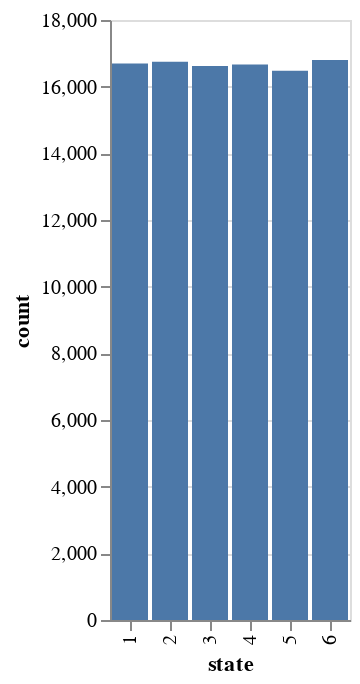

Here is the notebook cell this chart was saved with:
### Code cell
import pandas as pd

die_rolls = pd.DataFrame({
    'state': possible_states,
    'count': [counts.get(state, 0) for state in possible_states]
})

print(die_rolls)

alt.Chart(die_rolls).mark_bar().encode(
    x='state:O',
    y='count'
)

### Figure 1 — Vega-Lite specification as saved in the notebook (floating-point values rounded to 4 significant figures)
{"config": {"view": {"continuousWidth": 300, "continuousHeight": 300}}, "data": {"name": "data-543009ed444f9d9263c65541f7f28b42"}, "mark": {"type": "bar"}, "encoding": {"x": {"field": "state", "type": "ordinal"}, "y": {"field": "count", "type": "quantitative"}}, "$schema": "https://vega.github.io/schema/vega-lite/v5.8.0.json", "datasets": {"data-543009ed444f9d9263c65541f7f28b42": [{"state": 1, "count": 16692}, {"state": 2, "count": 16749}, {"state": 3, "count": 16618}, {"state": 4, "count": 16667}, {"state": 5, "count": 16475}, {"state": 6, "count": 16799}]}}
